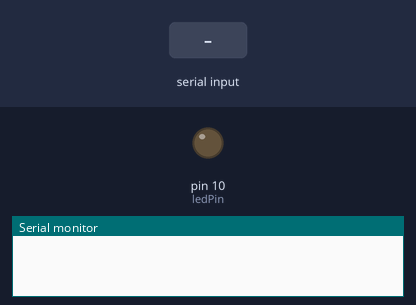
A sketch run on a simulated Arduino Uno, built with avr-gcc and run on an emulated ATmega328P. Shown: output pins drawn as LEDs (lit = HIGH), the last lines printed to the serial monitor. The inputs (shaded band) are chosen by the test bench.

Above: at 1.2 s.
1.3 s: "H" received over Serial
At 1.9 s:
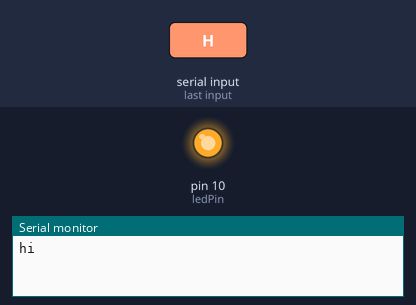
2.8 s: "L" received over Serial
At 3.1 s:
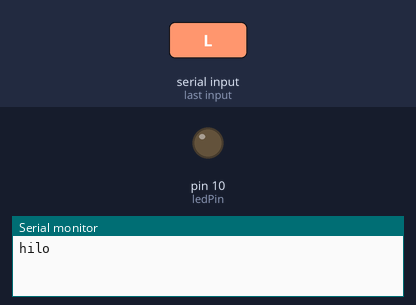
Timing chart, 0 to 5.8 s (numbered marks = the images above; inputs shaded):
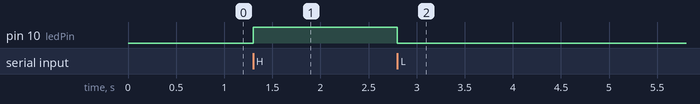

Measured:
- after the input at 1.3 s, pin 10 (ledPin): LOW → HIGH at once
- after the input at 2.8 s, pin 10 (ledPin): HIGH → LOW at once

The sketch:

A_LLO.ino
```cpp
const int ledPin = 10; // the pin that the LED is attached to
int incomingByte;      // a variable to read incoming serial data into

void setup()
{
  // initialize serial communication:
  Serial.begin(9600);
  // initialize the LED pin as an output:
  pinMode(ledPin, OUTPUT);
}

void loop()
{


  // see if there's incoming serial data:
  if (Serial.available() > 0)
  {
    // read the oldest byte in the serial buffer:
    incomingByte = Serial.read();
    // if it's a capital H (ASCII 72), turn on the LED:
    if (incomingByte == 'H')
    {
      digitalWrite(ledPin, HIGH);

      // Response back to app
      Serial.print("hi");
      //Serial.write(10);
    }
    // if it's an L (ASCII 76) turn off the LED:
    if (incomingByte == 'L')
    {
      digitalWrite(ledPin, LOW);

      // Response back to app
      Serial.print("lo");
      //Serial.write(9);
    }
  }
}
```
